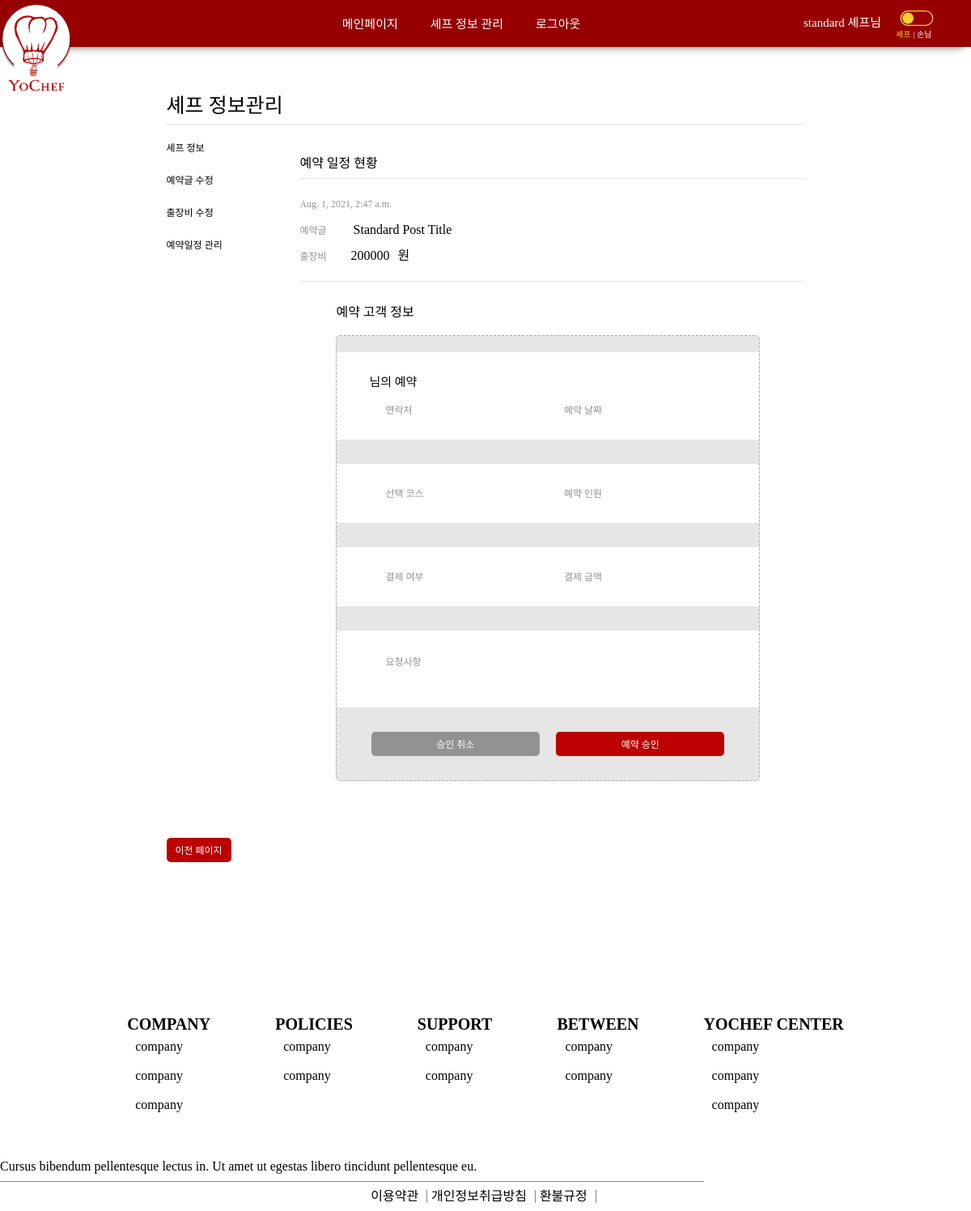
/chef/chefSchedule/12 (signed in), run on an earlier commit of the app's database.
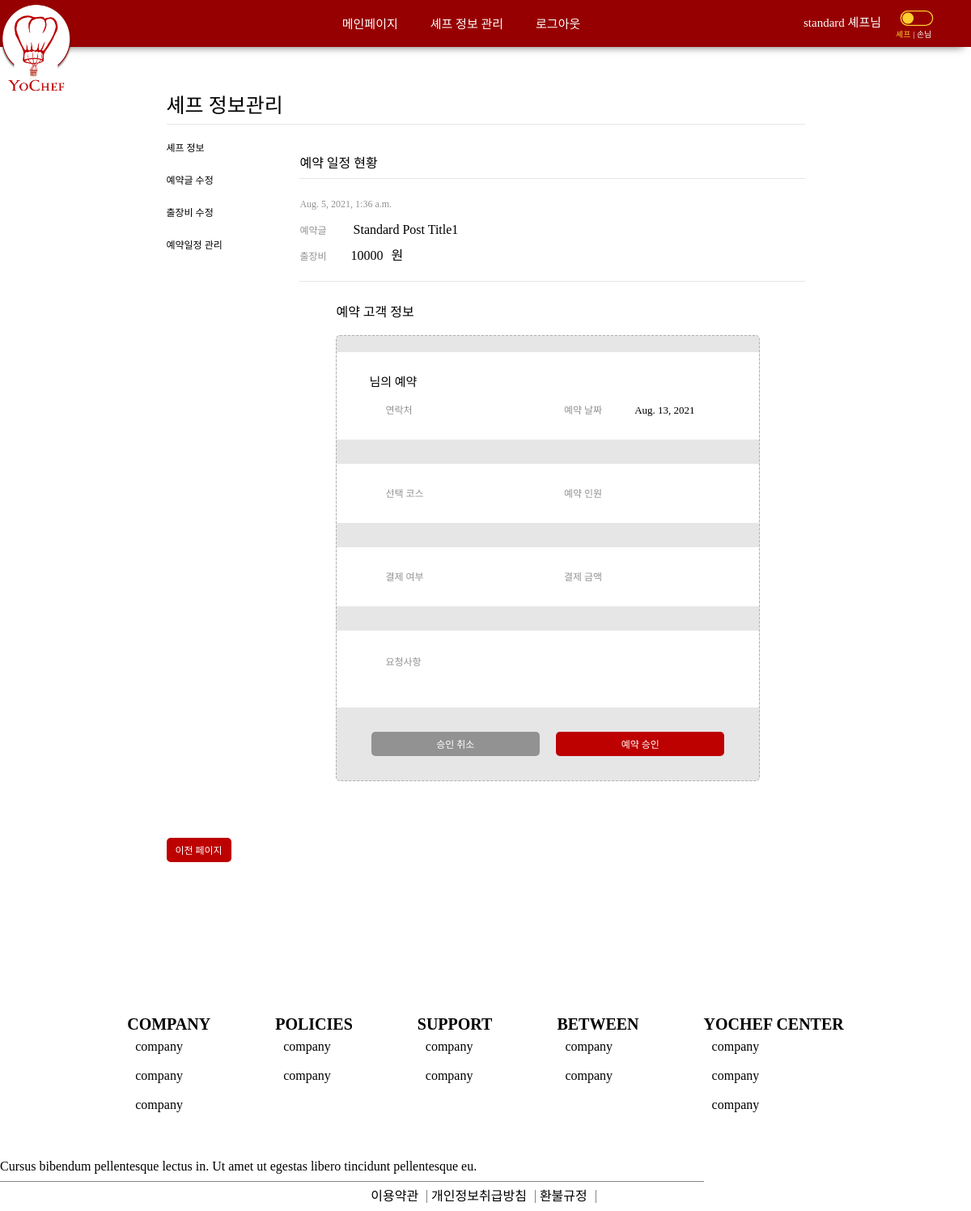
And on a later commit of the database.
### chef/models.py (models this page shows, shortened)
class Post(models.Model):
	chef = models.OneToOneField(Chef, on_delete=models.CASCADE)
	region = models.IntegerField(null=True)
	regionDetail = models.ForeignKey(RegionDetail, null=True, on_delete=models.SET_NULL)
	title = models.TextField(max_length=255, null=True)
	introduce = models.TextField(max_length=5000, null=True)
	category = models.IntegerField(null=True)		# 한식, 일식, 중식, 아시안, 양식, 채식
	notice = models.TextField(max_length=5000, null=True)
	movingPrice = models.IntegerField(default=0)
	isOpen = models.BooleanField(default=True)
	registerDate = models.DateTimeField(auto_now=True)

class Schedule(models.Model):
	post = models.ForeignKey(Post, on_delete=models.CASCADE)
	eventDate = models.DateField()
	eventTime = models.CharField(max_length=100, null=True)
	confirmStatus = models.IntegerField(default=1)	# 1: 승인대기  2: 승인됨  3. 취소됨
	region = models.IntegerField(null=True, blank=True)
	regionDetail = models.ForeignKey(RegionDetail, null=True, blank=True, on_delete=models.SET_NULL)

### chef/views.py (the view)
# urls.py: path('chefSchedule/<int:schedule_id>', views.chefScheduleDetail, name="chefScheduleDetail"),
def chefScheduleDetail(request, schedule_id):
    if str(request.user) == "AnonymousUser":
        return redirect("/customer/login")
    elif request.user.customer.isChef == False:
        return redirect("/chef/registerChef/1")
    chef = request.user.customer.chef
    post = chef.post
    schedule = Schedule.objects.filter(id=schedule_id).first()
    book = Book.objects.filter(schedule=schedule, paymentStatus=2).first()
    context = {
        "chef" : chef,
        "post" : post,
        "schedule" : schedule,
        "book" : book,
    }
    return render(request, 'chefSchedule_detail.html', context)

### chef/templates/chefSchedule_detail.html (shortened to what this page needs)
{% extends 'base.html' %}
{% load static %}
{% block style %}
    <link rel="stylesheet" href="{% static 'css/chefSchedule_detail.css' %}">
{% endblock %}
{% block content %}
    <div class="chef-schedule-body">
        <div class="edit-chef-wrapper">
            {% include 'editChefProfile_side.html' %}
                <section class="edit-content edit-schedule">
                    <article class="header-container">
                        <h3 class="item__header">예약 일정 현황</h3>
                        <div class="post-content">
                            <div class="post-register-time">{{post.registerDate}}</div>
                            <div class="post-container">
                                <div class="post__title">{{post.title}}</div>
                                <div class="moving-price">{{post.movingPrice}}</div>
                            </div>
                        </div>
                    </article>
                    <section class="schedule-detail">
                        <article class="schedule-detail__header">
                            <h3>예약 고객 정보</h3>
                        </article>
                        <article class="schedule-detail__body">
                            <div class="customer-info info-container">
                                <h4>{{book.customer.name}} 님의 예약</h4>
                                <div>
                                    <p class="customer-phone">{{book.customer.phoneNum}}</p>
                                    <p class="schedule-date">{{schedule.eventDate}}</p>
                                </div>
                            </div>
                            <div class="course-info info-container">
                                <p class="course-title">{{book.course.title}}</p>
                                <p class="person-num">{{book.personNum}}</p>
                            </div>
                            <div class="payment-info info-container">
                                <p class="payment-status">
                                </p>
                                <p class="total-price">{{book.totalPrice}}</p>
                            </div>
                            <div class="comment-info info-container">
                                <p class="comment">{{book.comment}}</p>
                            </div>
                            <aside class="confirm-button">
                                <button class="confirm-no">승인 취소</button>
                                <button class="confirm-yes">예약 승인</button>
                            </aside>
                        </article>
                    </section>
                </section>
            </div>
            <aside class="button">
                <button>이전 페이지</button>
            </aside>
        </div>
    </div>
{% endblock %}

What changed in the data, as far as the page shows it:
changed Post: registerDate "Aug. 1, 2021, 2:47 a.m." → "Aug. 5, 2021, 1:36 a.m."; title "Standard Post Title" → "Standard Post Title1"; movingPrice "200000" → "10000"
added Schedule: eventDate "Aug. 13, 2021"
